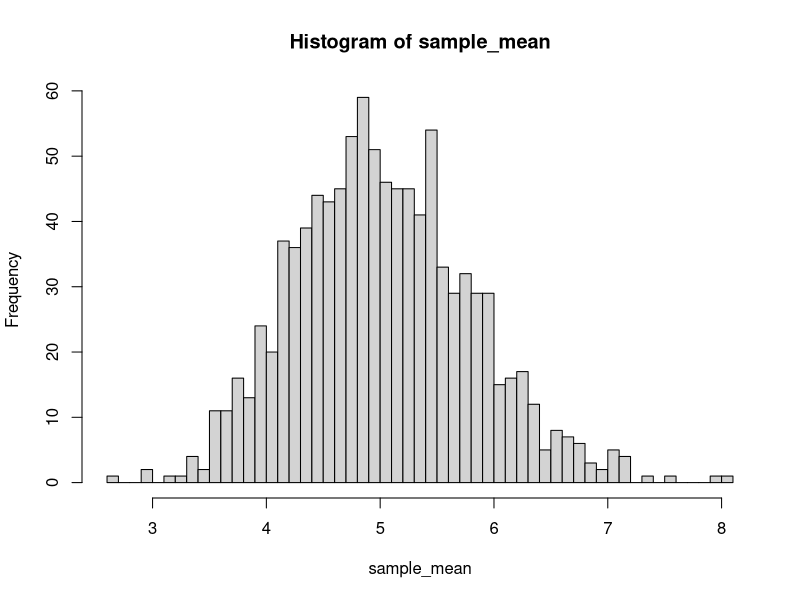

Reproduce this figure in R.
## ---- chunk 1
# set lambda 
lambda <- 0.2

# set number of observation (sample size)
n <- 40

# set number of simualtion (sampling)
count <- 1000

# simulate exponential distribution of 'n' samples a 'count' times
exp_dist_simulation <- replicate(count, rexp(n, lambda))

# apply function 'mean' to 'exp_dist_simulation', 2 represents column
# also called Sampling Distribution of the Sample Mean
sample_mean <- apply(exp_dist_simulation, 2, mean)
## ---- chunk 2
# mean of Sampling Distribution of the Sample Mean (mean of means)
# is it 5 ?
mean(sample_mean)
# standard deviation of Sampling Distribution of the Sample Mean
# aka Standard Error
# is it 0.79 ?
sd(sample_mean)
# variance, is it 0.62 (0.79^2) ?
var(sample_mean)
## ---- chunk 3
# is it normally distributed ?
hist(sample_mean, breaks=40)
